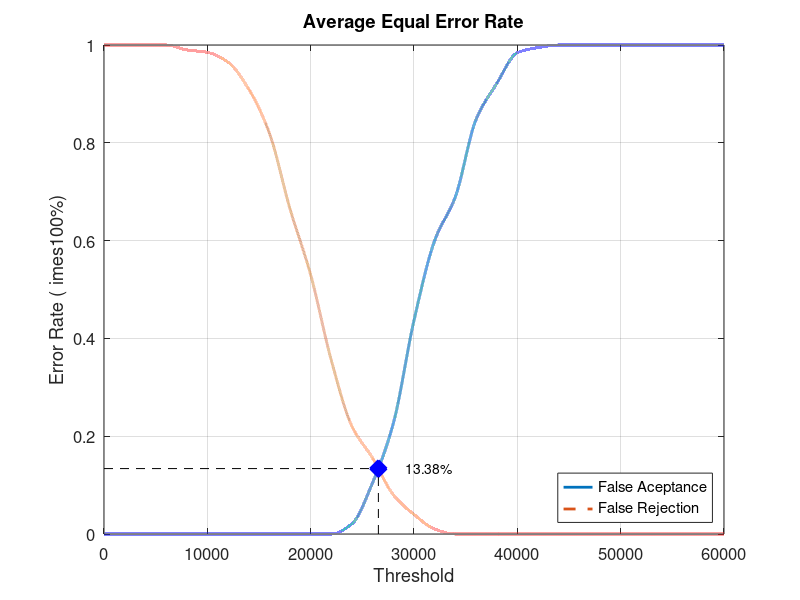
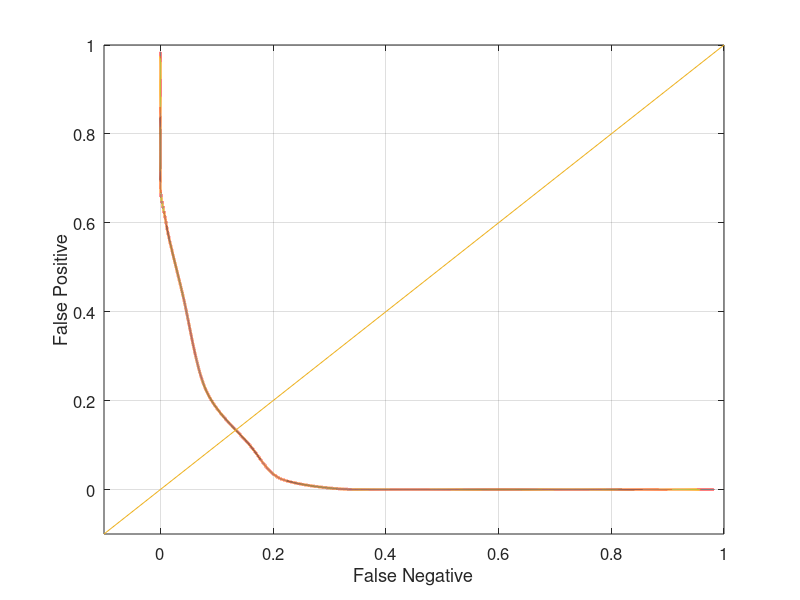

Reproduce these figures in MATLAB, in order.
close all;
clear;
clc;
x = 0:2000:60000;
xq = 0:0.5:60000;

y0 = [0 0 0 0 0 0 0 0 0 0 0 0 0.0210526 0.105263 0.226316 0.436842 0.6 0.689474 0.847368 0.921053 0.984211 0.994737 1 1 1 1 1 1 1 1 1]
yy0 = interp1(x, y0, xq, 'pchip');
y1 = [1 1 1 1 0.99 0.985 0.965 0.91 0.82 0.665 0.53 0.355 0.22 0.155 0.08 0.04 0.01 0 0 0 0 0 0 0 0 0 0 0 0 0 0]
yy1 = interp1(x, y1, xq, 'pchip');

% Calculating EER: 
y2 = abs(y0 - y1);
find(y2 == min(y2))
yy2 = abs(yy0 - yy1);
xEER = find(yy2 == min(yy2));
xEERIndex = xq(xEER) % X-axis EER
yEER = yy0(xEER) % Y-axis EER

main = figure
plot(xq, yy0,'-','LineWidth', 2);	hold on
plot(xq, yy1,'--','LineWidth', 2);	hold on
plot([xEERIndex xEERIndex], [0 yEER], 'k--');	hold on
plot([0 xEERIndex], [yEER yEER], 'k--');	hold on
plot(xEERIndex, yEER, 'bx', 'LineWidth', 10);	hold on
text(xEERIndex + 10 * xEERIndex / 100, yEER, [num2str(round((10000 * yEER)) / 100) '%'])
legend('False Aceptance', 'False Rejection', 'Location', 'SouthEast')
xlabel('Threshold')
ylabel('Error Rate (	imes100%)')
title('Average Equal Error Rate')
set(gca, 'FontSize', 12)
axis([0 60000 0 1])
grid on

print(main, 'Database1_4Main', '-dpng');
FNRxFPR = figure('Color', [1 1 1]);
plot(yy1, yy0, '-', yy1, yy0, 'LineWidth', 2);
hold on
y = -0.1:0.1:1
plot(y, y); 
set(gca, 'FontSize', 12)
xlabel('False Negative')
ylabel('False Positive')
axis([-0.1 1 -0.1 1])
set(gca, 'FontSize', 12)
grid on

print(FNRxFPR, 'Database1_4FNRxFPR','-dpng');
